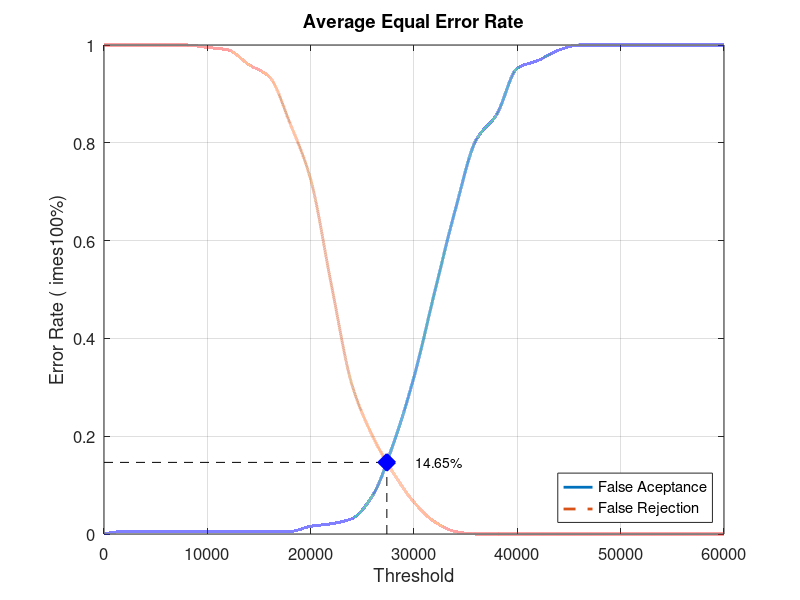
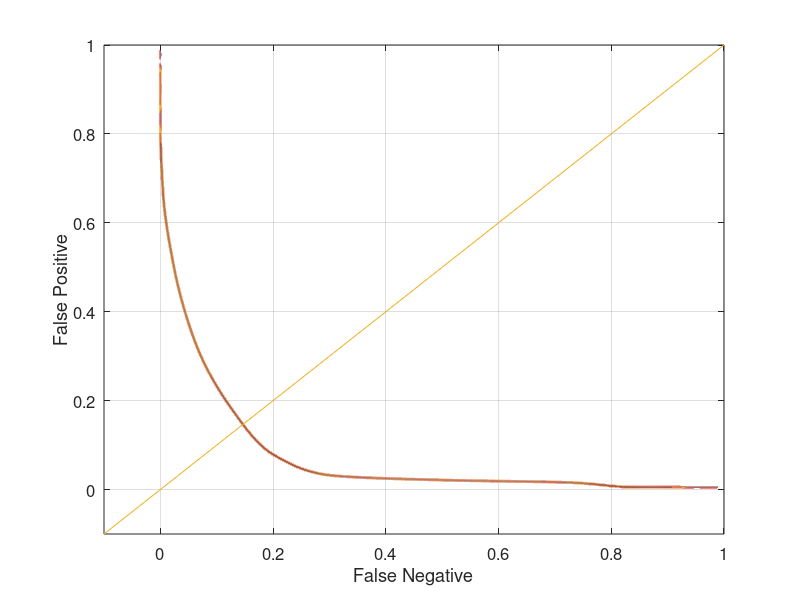

The MATLAB script that drew these images, in order:
close all;
clear;
clc;
x = 0:2000:60000;
xq = 0:0.5:60000;

y0 = [0 0.00526316 0.00526316 0.00526316 0.00526316 0.00526316 0.00526316 0.00526316 0.00526316 0.00526316 0.0157895 0.0210526 0.0315789 0.0789474 0.184211 0.321053 0.494737 0.663158 0.805263 0.857895 0.952632 0.968421 0.989474 1 1 1 1 1 1 1 1]
yy0 = interp1(x, y0, xq, 'pchip');
y1 = [1 1 1 1 1 0.995 0.99 0.96 0.935 0.84 0.725 0.51 0.305 0.2 0.125 0.065 0.025 0.005 0 0 0 0 0 0 0 0 0 0 0 0 0]
yy1 = interp1(x, y1, xq, 'pchip');

% Calculating EER: 
y2 = abs(y0 - y1);
find(y2 == min(y2))
yy2 = abs(yy0 - yy1);
xEER = find(yy2 == min(yy2));
xEERIndex = xq(xEER) % X-axis EER
yEER = yy0(xEER) % Y-axis EER

main = figure
plot(xq, yy0,'-','LineWidth', 2);	hold on
plot(xq, yy1,'--','LineWidth', 2);	hold on
plot([xEERIndex xEERIndex], [0 yEER], 'k--');	hold on
plot([0 xEERIndex], [yEER yEER], 'k--');	hold on
plot(xEERIndex, yEER, 'bx', 'LineWidth', 10);	hold on
text(xEERIndex + 10 * xEERIndex / 100, yEER, [num2str(round((10000 * yEER)) / 100) '%'])
legend('False Aceptance', 'False Rejection', 'Location', 'SouthEast')
xlabel('Threshold')
ylabel('Error Rate (	imes100%)')
title('Average Equal Error Rate')
set(gca, 'FontSize', 12)
axis([0 60000 0 1])
grid on

print(main, 'Database1_3Main', '-dpng');
FNRxFPR = figure('Color', [1 1 1]);
plot(yy1, yy0, '-', yy1, yy0, 'LineWidth', 2);
hold on
y = -0.1:0.1:1
plot(y, y); 
set(gca, 'FontSize', 12)
xlabel('False Negative')
ylabel('False Positive')
axis([-0.1 1 -0.1 1])
set(gca, 'FontSize', 12)
grid on

print(FNRxFPR, 'Database1_3FNRxFPR','-dpng');
